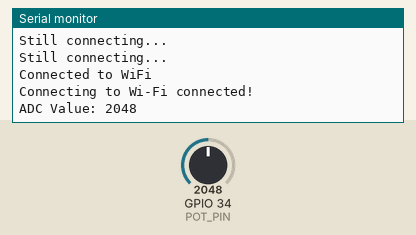
A sketch run on a simulated ESP32. Shown: the last lines printed to the serial monitor. The inputs (shaded band) are chosen by the test bench; at power-on: GPIO 34 (POT_PIN) = 2048. WiFi joins after 1.5 s; servers stay silent unless stated.

Above: at 3.2 s.
3.3 s: GPIO 34 (POT_PIN) set to 2866
At 4.7 s:
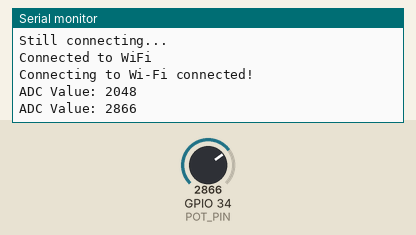
6.2 s: GPIO 34 (POT_PIN) set to 3603
At 6.9 s:
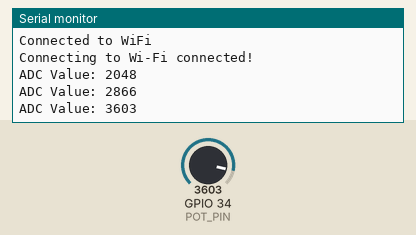
Timing chart, 0 to 9.2 s (numbered marks = the images above; inputs shaded):
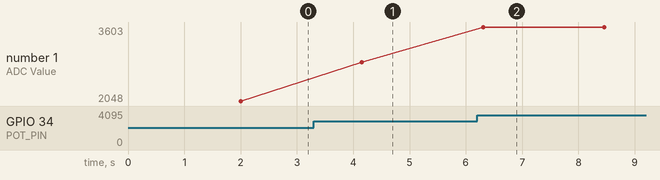

Measured:
- after the input at 3.3 s, the serial monitor: prints a new line after 0.85 s (image 1)
- after the input at 6.2 s, the serial monitor: prints a new line after 0.11 s (image 2)
- plotted number 1: 2048 → 2866 after the input at 3.3 s, 2866 → 3603 after the input at 6.2 s

The sketch:

Control_Side_Lamp.ino
```cpp
#include <WiFi.h>
#include <FirebaseESP32.h>

#define WIFI_SSID "POCO X5 PRO"
#define WIFI_PASSWORD "asdfghjkl"

#define FIREBASE_HOST "https://project-1-e893e-default-rtdb.firebaseio.com/"
#define FIREBASE_AUTH "O2O5lAgAKQOYelAkaQCeNTdFhxxuUBdMt9oum5ok"

// If using anonymous sign-in:
FirebaseData firebaseData;
FirebaseAuth firebaseAuth;
FirebaseConfig firebaseConfig;

#define POT_PIN 34

void setup() {
  Serial.begin(115200);
  Serial.println("Starting System...");

  firebaseConfig.host = FIREBASE_HOST;
    firebaseConfig.signer.tokens.legacy_token = FIREBASE_AUTH;

    Firebase.begin(&firebaseConfig, &firebaseAuth);
    Firebase.reconnectWiFi(true);

    WiFi.begin(WIFI_SSID, WIFI_PASSWORD);
    Serial.println("Connecting to WiFi...");
    while (WiFi.status() != WL_CONNECTED) {
        delay(1000);
        Serial.println("Still connecting...");
    }
    Serial.println("Connected to WiFi");
  Serial.print("Connecting to Wi-Fi");
  while (WiFi.status() != WL_CONNECTED) {
    Serial.print(".");
    delay(500);
  }
  Serial.println(" connected!");
  Firebase.reconnectWiFi(true);
}

void loop() {
  int adcValue = analogRead(POT_PIN);
  Serial.print("ADC Value: ");
  Serial.println(adcValue);

  Firebase.setFloat(firebaseData, "/PWM", adcValue);


  delay(2000);
}
```
